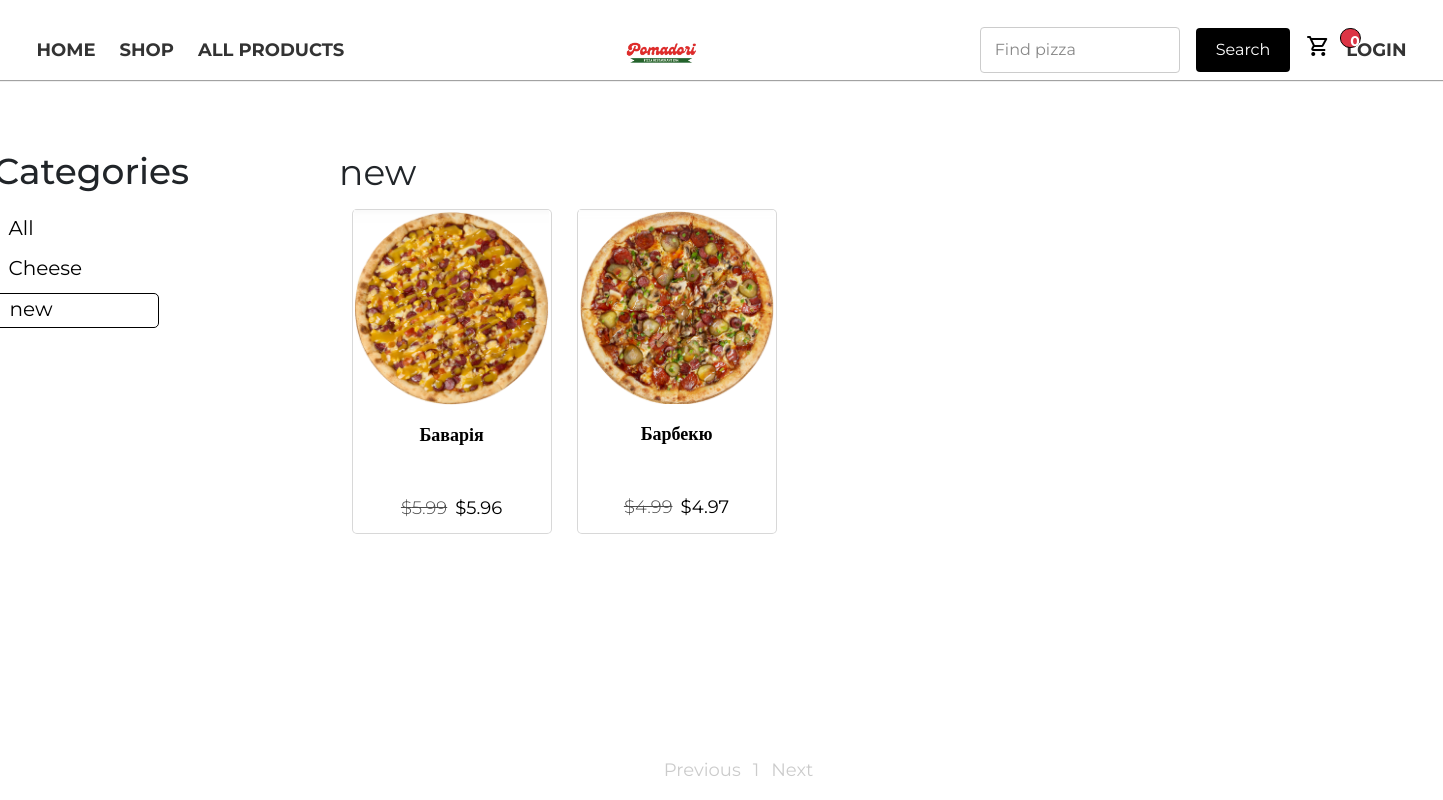
The app's page /shop/category/new/ with its own data.
### main/models.py (models this page shows, shortened)
class Category(models.Model):
    name = models.CharField(max_length=255, unique=True)
    slug = models.SlugField(max_length=255, unique=True)
    class Meta:
        ordering = ['name']
        indexes = [models.Index(fields=['name'])]
        verbose_name = 'category'
        verbose_name_plural = 'categories'
    def get_absolute_url(self):
        return reverse('main:product_list_by_category', args=[self.slug])

class Products(models.Model):
    category = models.ForeignKey(Category, related_name='products', on_delete=models.CASCADE)
    name = models.CharField(max_length=155)
    slug = models.SlugField(max_length=155)
    image = models.ImageField(upload_to='products/%Y/%m/%d', blank=True)
    description = models.TextField(blank=True)
    price = models.DecimalField(max_digits=10, decimal_places=2)
    available = models.BooleanField(default=True)
    created = models.DateTimeField(auto_now_add=True)
    updated = models.DateTimeField(auto_now=True)
    discount = models.DecimalField(default=0.00, max_digits=4, decimal_places=2)
    class Meta:
        ordering = ['name']
        indexes = [
            models.Index(fields=['id', 'slug']),
            models.Index(fields=['name']),
            models.Index(fields=['-created'])
        ]
    def get_absolute_url(self):
        return reverse('main:product_detail', args=[self.slug])
    def sell_price(self):
        if self.discount:
            return round(self.price - self.price * self.discount / 100, 2)
        return self.price

### main/views.py (the view)
# urls.py: path('shop/',views.product_list,name='product_list'),
def product_list(request,category_slug=None):
    page=request.GET.get('page',1)
    category=None
    products=Products.objects.all()
    paginator=Paginator(products,5)
    current_page=paginator.page(int(page))
    categories=Category.objects.all()
    if category_slug:
        category=get_object_or_404(Category,slug=category_slug)
        paginator=Paginator(products.filter(category=category),5)
        current_page=paginator.page(int(page))
    return render(request,'main/list.html',{'category':category,
                                            'categories':categories,
                                            'products':current_page,
                                            'slug_url':category_slug})

### cart/cart.py (called while the page is built)
    def __len__(self):
        return sum(item['quantity'] for item in self.cart.values())

### cart/context_processors.py (called while the page is built)
def cart(request):
    return {'cart':Cart(request)}

### main/templates/main/list.html (shortened to what this page needs)
{% extends "main/base.html" %}
{% load static %}
{% block content %}
    <div class="list d-flex">
        <div class="sidebar">
            <h3>Categories</h3>
            <ul>
                <li {% if not category %}class="selected"{% endif %}>
                    <a href="{% url "main:product_list" %}">All</a>
                </li>
                {% for i in categories %}
                    <li {% if category.slug == i.slug %}class="selected"{% endif %}>
                        <a href="{{ i.get_absolute_url }}">{{ i.name }}</a>
                    </li>
                {% endfor %}
            </ul>
        </div>
        <div class="main">
            <div class="main-title">
                {% if category %}{{ category.name }}{% else %}Products{% endif %}
            </div>
            <div class="product-list">
                <div class="items">
                    {% for product in products %}
                        <div class="item">
                            <a href="{{ product.get_absolute_url }}" class="home-card d-flex flex-column align-items-center text-center">
                                <img src="{% if product.image %}{{ product.image.url }}{% else %}{% static 'img/Not found image.png' %}{% endif %}" class="card-img" alt="">
                                <h5 class="title-card">{{ product.name }}</h5>
                                {% if product.discount %}
                                    <div class="cart-discount d-flex gap-2">
                                        <p class="line"> ${{ product.price }}</p>
                                        <p> ${{ product.sell_price }}</p>
                                    </div>
                                {% else %}
                                    <p class="price"> ${{ product.price }}</p>
                                {% endif %}
                            </a>
                        </div>
                    {% endfor %}
                </div>
            </div>
            <ul class="pagination">
                <li class="{% if not products.has_previous %}disabled{% endif %}">
                    <a href="{% if products.has_previous %}?page={{products.privious_page_number}}{% endif %}">Previous</a>
                </li>
                {% for page in products.paginator.page_range  %}
                {% if page >= products.number|add:-2 and page <= products.number|add:2%}
                    <li>
                        <a href="?page={{page}}"class="{% if products.number == page %}disabled{% endif %}">{{page}}</a>
                    </li>
                    {% endif %}
                {% endfor %}
                <li class="{% if not products.has_previous %}disabled{% endif %}">
                    <a href="{% if products.has_next %}?page={{products.next_page_number}}{% endif %}">Next</a>
                </li>
            </ul>
        </div>
    </div>
{% endblock content %}

### main/static/css/base.css (style rules this page uses)
:root { --box-shadow: 0px 1px 1px rgba(0,0,0,0.363); }
body { font-family: "Montserrat", serif; font-size: 18px; padding: 0; margin: 0; overflow-x: hidden; }
ul { list-style: none; padding: 0; }
a { text-decoration: none; color: #000; }
h3 { font-size: 36px; }
h5 { font-size: 18px; margin: 0; font-weight: 600; }
.home-card { width: 200px; height: 325px; border: 1px solid #00000027; border-radius: 5px; transition: all 0.5s ease; background-color: #fff; }
.title-card { max-width: 185px; margin-top: 20px; min-height: 70px; }
.card-img { width: 195px; height: 195px; }
.line { opacity: 0.7; text-decoration: line-through; font-weight: 300; }
.main { margin-left: 150px; }
.main-title { font-size: 36px; margin-bottom: 10px; margin-top: 65px; }
.items { display: grid; grid-template-columns: repeat(auto-fill,225px); width: 100%; max-width: 1300px; justify-content: center; justify-items: center; column-gap: 0px; row-gap: 10px; margin: 0 auto; }
.sidebar { margin-top: 70px; }
.list { margin-left: -80px; }
.sidebar ul li { font-size: 20px; width: 165px; height: 35px; margin-bottom: 5px; }
.sidebar ul li a { margin-left: 15px; width: 165px; }
.sidebar ul { margin-top: 20px; }
.selected { border: 1px solid #000; border-radius: 5px; }
.pagination { display: flex; position: absolute; bottom: 0%; left: 46%; gap: 12px; justify-content: center; }
.disabled { opacity: 0.2; }

### records on screen
Category: name "Cheese"
Category: name "new"
Products: image (picture), name "Баварія", price "5.99", sell_price "5.96"
Products: image (picture), name "Барбекю", price "4.99", sell_price "4.97"

### other values on screen
{{ page }} "1"
